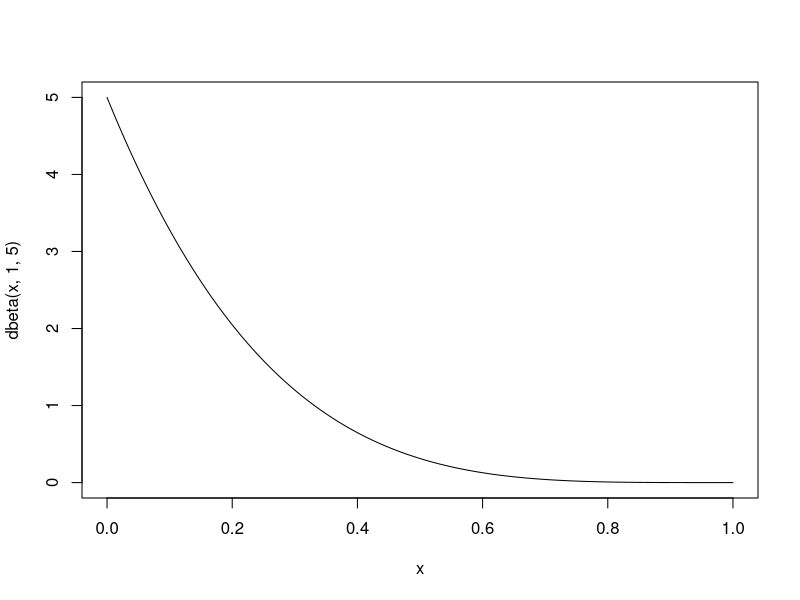
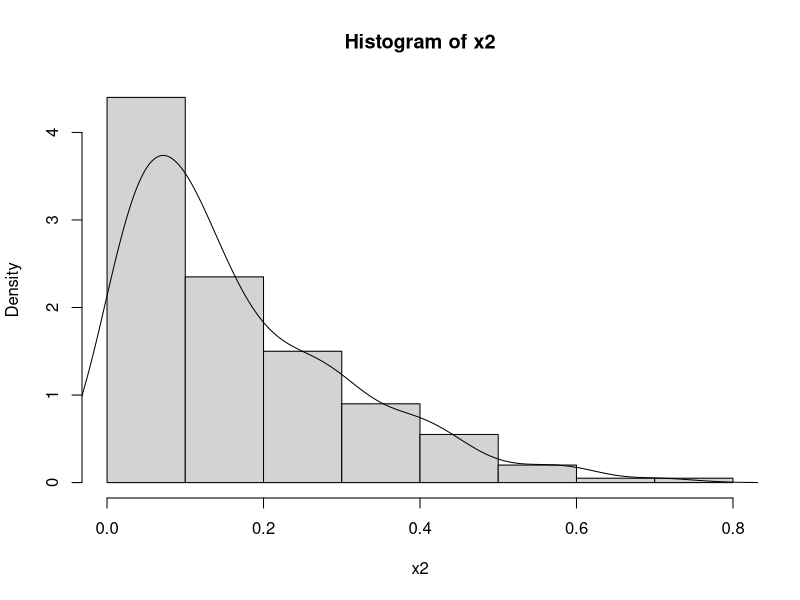

These charts were generated, in order, by the following R code:
## ---- chunk 1
# Method 1
x<-seq(0,1,length=200)
plot(x,dbeta(x,1,5),type = "l")

# Method 2
x2<-rbeta(200,1,5)
hist(x2,prob = TRUE)
lines(density(x2))

